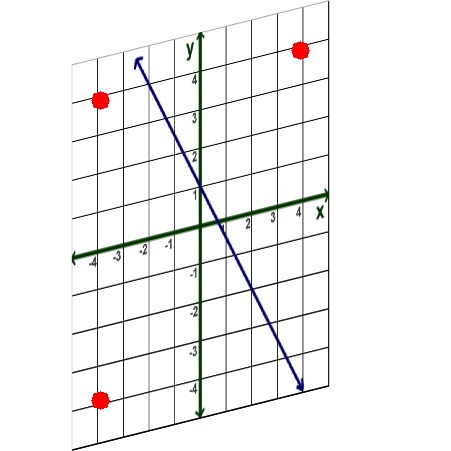
#> input picture 02-配套案例/03-机器视觉基础应用实训案例/05-图像几何变换基础实训/02旋转仿射/drawing_dst.jpg, 451 x 451 px
$ python '3_仿射变换.py'
#> lines starting #> are read from the running program, lines starting #| are printed output that depends on the picture; after the words box and inside, x2 and y2 are one past the last pixel; in counts of white or black regions, pixels touching at a corner belong together
#!/usr/bin/env python3
# -*- coding: utf-8 -*-


"""
    在仿射变换中 原图中所有的平行线在结果图像中同样平行。
    为了创建这个矩阵，我们需要从原图像中找到三个点以及它们在输出出图像中的位置。
    cv2.getAffineTransform 会创建一个2x3的矩阵，最后这个矩将会传给函数 cv2.warpAffine
        more help(cv2.getAffineTransform)

    warpAffine(src, M, dsize[, dst[, flags[, borderMode[, borderValue]]]]) -> dst
    返回值：
        仿射操作后的图像
    参数解析：
        M：描述矩阵，使用函数getAffineTransform(src, dst) -> retval
            生成仿射描述矩阵
                参数解析：
                    src：原图中三个点的坐标
                    dst：目标图像中三个点坐标

        dsize：输出图像的大小（宽，高）
        flags：插值方式有如下插值法可用
            cv.INTER_NEAREST  最邻近插值,将离新像素所在位置最近的像素像素值赋值给新像素
            cv.INTER_LINEAR  双线性插值, x、y方向临近像素取乘以相应权重并相加赋值给i新的像素值
            cv.INTER_CUBIC  双立方插值, 精度更高，计算量最大，取附近十六个点加权取像素值
            cv.INTER_LANCZOS4  附近像素及原像素加权取值
        borderModer:
            BORDER_CONSTANT = 0  以borderValue值填充边界
            BORDER_DEFAULT = 4   镜像填充
            BORDER_REFLECT = 2  镜像填充
            BORDER_REFLECT101 = 4  镜像填充
            BORDER_REPLICATE = 1  拉伸填充
            BORDER_TRANSPARENT = 5  暂时不知道
            BORDER_WRAP = 3  溢出填充
        borderValue：
            边界填充值
"""
import cv2 as cv
import numpy as np

img = cv.imread('drawing_dst.jpg')
#> img is the input picture: shape (451, 451, 3); mean B, G, R 242.4, 242.5, 242.8
rows, cols, ch = img.shape
#> rows = 451; cols = 451; ch = 3
print(img.shape)
#| (451, 451, 3)

# 原图变换的顶点
pts1 = np.float32([[100, 100], [300, 50], [100, 400]])
# 目标图像变换顶点
pts2 = np.float32([[50, 50], [400, 50], [50, 400]])

# 构建仿射变换描述矩阵
M = cv.getAffineTransform(pts1, pts2)
# dst = cv.warpAffine(img, M, (cols, rows))
dst = cv.warpAffine(img, M, (cols, rows),
                    flags = cv.INTER_CUBIC,
                    borderMode = cv.BORDER_CONSTANT,
                    borderValue = (255, 255, 255))
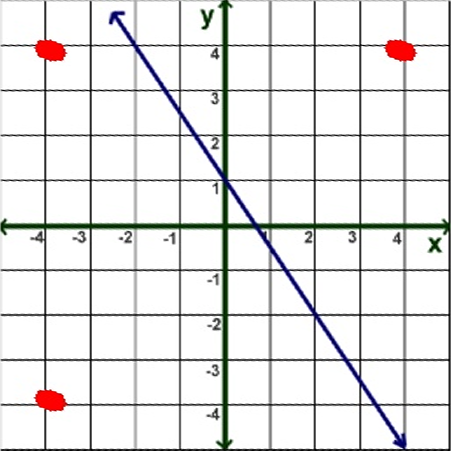
#> dst: shape (451, 451, 3); mean B, G, R 228.7, 228.9, 229.6

# 在原图中标记这些顶点
cv.circle(img, (int(pts1[0][0]),int(pts1[0][1])), 1, (0, 0, 255), cv.LINE_AA)
#> img: shape (451, 451, 3); 0.12% of pixels changed, all inside (x1, y1, x2, y2) = (91, 91, 110, 110)
cv.circle(img, (int(pts1[1][0]),int(pts1[1][1])), 1, (0, 0, 255), cv.LINE_AA)
#> img: shape (451, 451, 3); mean B, G, R 242.4, 242.5, 242.9
cv.circle(img, (int(pts1[2][0]),int(pts1[2][1])), 1, (0, 0, 255), cv.LINE_AA)
#> img: shape (451, 451, 3); mean B, G, R 242.4, 242.5, 242.9

# 在目标图中标记顶点
cv.circle(dst, (int(pts2[0][0]),int(pts1[0][1])), 1, (0, 0, 255), cv.LINE_AA)
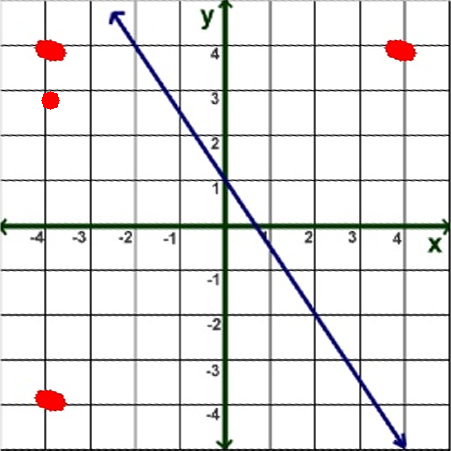
#> dst: shape (451, 451, 3); 0.12% of pixels changed, all inside (x1, y1, x2, y2) = (41, 91, 60, 110)
cv.circle(dst, (int(pts2[1][0]),int(pts1[1][1])), 1, (0, 0, 255), cv.LINE_AA)
#> dst: shape (451, 451, 3); 0.12% of pixels changed, all inside (x1, y1, x2, y2) = (391, 41, 410, 60)
cv.circle(dst, (int(pts2[2][0]),int(pts1[2][1])), 1, (0, 0, 255), cv.LINE_AA)
#> dst: shape (451, 451, 3); mean B, G, R 228.4, 228.6, 229.6

cv.imshow('dst', dst)
cv.imshow('img', img)

cv.imwrite('./outputs/src.jpg', img)
cv.imwrite('./outputs/dst.jpg', dst)
cv.waitKey(0)
cv.destroyAllWindows()
